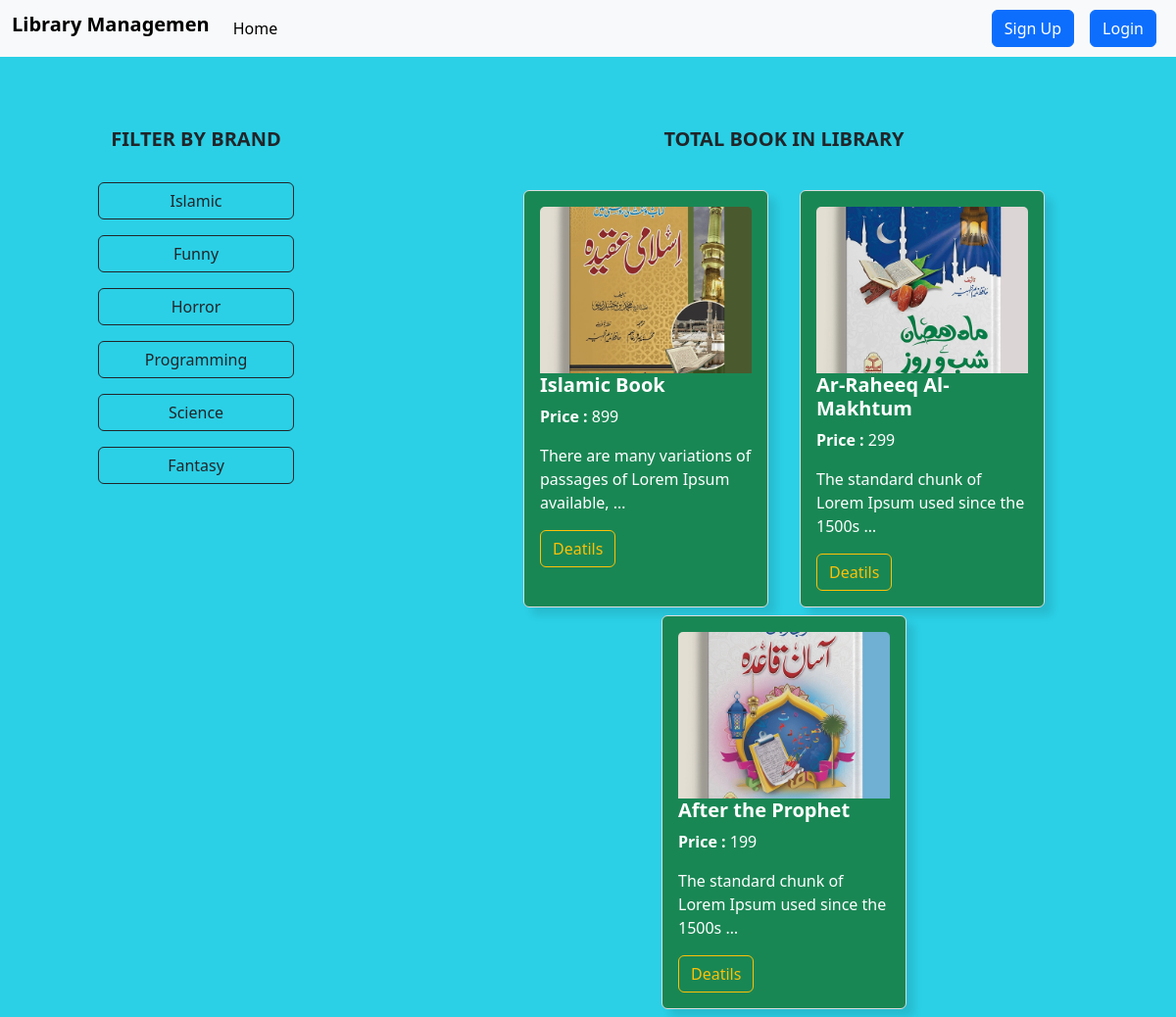
Page /category/Islamic/ on the committed database.
### categories/models.py (models this page shows)
class CategoryModel(models.Model):
    category_name = models.CharField(max_length=30)
    slug = models.SlugField(max_length=100, unique=True)
    def __str__(self):
        return self.category_name

### books/models.py (models this page shows, shortened)
class BookModel(models.Model):
    image = models.ImageField(upload_to='uploads/')
    title = models.CharField(max_length=100)
    category = models.ForeignKey(CategoryModel, related_name="books", on_delete=models.CASCADE)
    price = models.IntegerField()
    quantity = models.PositiveIntegerField(default=0)
    description = models.TextField()

### accounts/views.py (the view)
# urls.py: 2. Add a URL to urlpatterns:  path('', views.home, name='home')
def home(request, slug_id = None):
    data = BookModel.objects.all()
    if slug_id is not None:
        book_category = CategoryModel.objects.get(slug = slug_id)
        data = BookModel.objects.filter(category = book_category)
    categorys = CategoryModel.objects.all()
    return render(request, 'accounts/home.html', {'data' : data, 'categorys' : categorys})

### accounts/templates/accounts/home.html
{% extends "core/base.html" %}
{% block content %}
<div class="d-flex mt-5">
  <div class="category-container col-4">
    <div class="text-center mt-4">
      <h5><b>FILTER BY BRAND</b></h5>
    </div>
    <div class="d-flex flex-column mt-4">
      {% for category in categorys %}
      <a class="btn btn-outline-dark my-2 mx-auto" style="width: 50%;" href="{% url "brand" category.slug %}">{{ category }}</a>
      {% endfor %}
    </div>
  </div>
  <div class="all_book-container col-8">
    <div class="text-center mt-4">
      <h5><b>TOTAL BOOK IN LIBRARY</b></h5>
    </div>
     <div class="col-12 d-flex justify-content-center flex-wrap mt-4 p-2">
      {% if data %}
    {% for dt in data %}
    <div class="card mx-3 mt-2 bg-success"  style="width: 250px; border: 1px solid #ddd; box-shadow: 8px 8px 8px rgba(0, 0, 0, 0.1);">
      <div class="card-body text-white">
        <img src="{{dt.image.url}}" class="card-img-top" style="height: 170px; object-fit: cover;" alt="...">
        <h5 class="card-title"><strong>{{dt.title}}</strong></h5>
        <p><strong>Price : </strong>{{dt.price}}</p>
        <p class="card-text"><p>{{ dt.description|truncatewords:10 }}</p></p>
        <a href="{% url "details" dt.id %}" class="btn btn-outline-warning">Deatils</a>
      </div>
    </div>
    {% endfor %}
  {% else %}
      <div class="text-center mt-5">
          <h5 class="text-danger"><b>No books available in this category!</b></h5>
        </div>
        {% endif %}
  </div>
  </div>
</div>
{% endblock content %}

### core/templates/core/base.html (shortened to what this page needs)
<!DOCTYPE html>
<html lang="en">
<head>
    <link href="https://cdn.jsdelivr.net/npm/bootstrap@5.3.3/dist/css/bootstrap.min.css" rel="stylesheet">
<body style="background-color:rgb(43, 208, 230);">
    <nav class="navbar navbar-expand-lg bg-body-tertiary">
  <div class="container-fluid">
    <h4 class="navbar-brand"><b>Library Managemen</b></h4>
    <div class="collapse navbar-collapse" id="navbarSupportedContent">
      <ul class="navbar-nav me-auto mb-2 mb-lg-0">
        <li class="nav-item">
          <a class="nav-link active" aria-current="page" href="{% url "homepage" %}">Home</a>
        </li>
      </ul>
      <div class="d-flex" >
        {% if  request.user.is_authenticated %}
        <div class="d-flex align-items-center justify-content-end mx-2 p-2" style="background-color: #f8f9fa; border-radius: 7px;">
          <span class="me-3 fw-bold text-primary">Welcome, {{ request.user.first_name }}</span>
          <span class="badge bg-success text-white p-2">Balance: {{ request.user.accounts.balance }}</span>
        </div class="d-grid gap-2 d-md-flex justify-content-md-end">
        <a class="btn btn-primary mx-2 text-sm py-2 px-4 mt-4 mt-lg-0" href="{% url "profilepage" %}">Profile</a>
        <a class="btn btn-primary mx-2 text-sm py-2 px-4 mt-4 mt-lg-0" href="{% url "logout" %}"> Logout</a>
        {% else %}
        <a class="btn btn-primary me-md-2" href="{% url "registration" %}">Sign Up</a>
        <a class="btn btn-primary me-md-2 mx-2" href="{% url "login" %}"> Login</a>
        {% endif %}
      </div>
    </div>
  </div>
</nav>
    {% block content %}
    {% endblock content %}
</body>
</html>

### rows in the picture
CategoryModel: category_name "Islamic"
CategoryModel: category_name "Funny"
CategoryModel: category_name "Horror"
CategoryModel: category_name "Programming"
CategoryModel: category_name "Science"
CategoryModel: category_name "Fantasy"
BookModel: image (picture), title "Islamic Book", price "899", description "There are many variations of passages of Lorem Ipsum available, …"
BookModel: image (picture), title "Ar-Raheeq Al-Makhtum", price "299", description "The standard chunk of Lorem Ipsum used since the 1500s …"
BookModel: image (picture), title "After the Prophet", price "199", description "The standard chunk of Lorem Ipsum used since the 1500s …"
